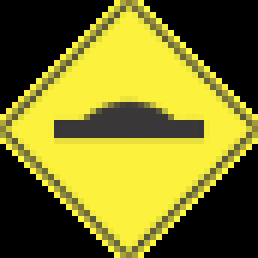
#> input picture dataset/templates/0000.ppm, 43 x 43 px, given as the content of the folder png, which was not available (shown 6 times larger)
$ python generate_templates.py --out-path out.png
#> lines starting #> are read from the running program, lines starting #| are printed output that depends on the picture
import glob
import os
from PIL import Image
from tqdm import tqdm
import shutil
import argparse

def png_to_ppm(input_file, output_file):
    with Image.open(input_file) as img:
        img.save(output_file, "PPM")
    os.remove(input_file)


def change_black_tone(input_path, output_path):
#> called with input_path = '_only/0000.ppm', output_path = '../templates/tmp'
  with Image.open(input_path) as img:
#> img is the input picture: PIL image 43x43 RGB; mean R, G, B 125.6, 120.8, 35.5
    img = img.convert('RGBA')
#> img: PIL image 43x43 RGBA
    pixels = img.load()
    for i in range(img.size[0]):
      for j in range(img.size[1]):
        color = pixels[i, j]
        if color[3] > 0 and color[0] < 10 and color[1] < 10 and color[2] < 10:
          pixels[i, j] = (30, 30, 30, color[3])
    img.save(output_path)

def parse_args():
  parser = argparse.ArgumentParser(
    description='Generate a template set.')

  parser.add_argument('--out-path', dest='out_path', type=str, required=True, help='Output path to the .ppm templates')

  return parser.parse_args()

if __name__ == '__main__':

  args = parse_args()

  if os.path.isdir(args.out_path): shutil.rmtree(args.out_path)
  os.makedirs(args.out_path)

  for i in tqdm(glob.glob("png/*")):
    image_file = i.split('/')[1]
    change_black_tone(i, f"../templates/{image_file}")
    png_to_ppm(f"../templates/{image_file}", f"../templates/{image_file.split('.')[0]}.ppm")
#> in png_to_ppm, `with Image.open(input_file) as img:`:
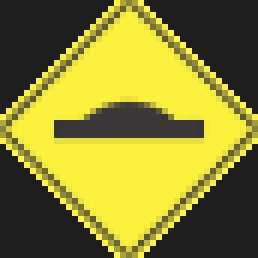
#> img: PIL image 43x43 RGB (shown 6 times larger); mean R, G, B 137.9, 133.1, 47.9

$ run again, on dataset/templates/0006.ppm
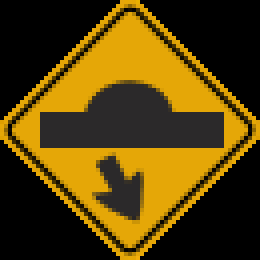
#> input picture dataset/templates/0006.ppm, 65 x 65 px, given as the content of the folder png, which was not available (shown 4 times larger)
#> in change_black_tone, img is the input picture: PIL image 65x65 RGB; mean R, G, B 87.1, 65, 8.9
#> in png_to_ppm, `with Image.open(input_file) as img:`:
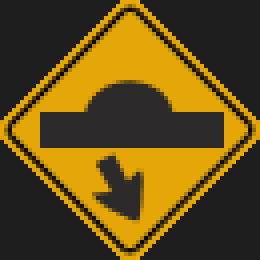
#> img: PIL image 65x65 RGB (shown 4 times larger); mean R, G, B 100.4, 78.3, 22.3
